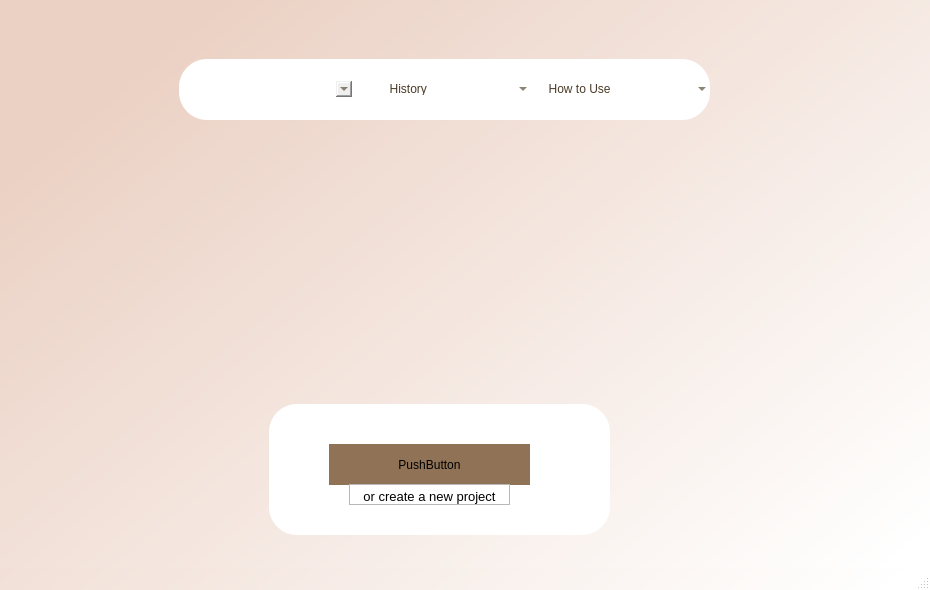
<?xml version="1.0" encoding="UTF-8"?>
<ui version="4.0">
 <class>MainWindow</class>
 <widget class="QMainWindow" name="MainWindow">
  <property name="windowModality">
   <enum>Qt::NonModal</enum>
  </property>
  <property name="enabled">
   <bool>true</bool>
  </property>
  <property name="geometry">
   <rect>
    <x>0</x>
    <y>0</y>
    <width>930</width>
    <height>590</height>
   </rect>
  </property>
  <property name="minimumSize">
   <size>
    <width>100</width>
    <height>200</height>
   </size>
  </property>
  <property name="maximumSize">
   <size>
    <width>1452</width>
    <height>1024</height>
   </size>
  </property>
  <property name="windowTitle">
   <string>MainWindow</string>
  </property>
  <property name="styleSheet">
   <string notr="true">#MainWindow{
background-color: qlineargradient(spread:pad, x1:0.045, y1:0.261, x2:0.988636, y2:0.955, stop:0 rgba(235, 209, 196, 255), stop:1 rgba(255, 255, 255, 255));
width: fit-content;
heigth: fit-content;
block-size: fit-content;
}
</string>
  </property>
  <widget class="QWidget" name="centralwidget">
   <property name="styleSheet">
    <string notr="true">#centralwidget{
background-color: qlineargradient(spread:pad, x1:0.045, y1:0.261, x2:0.988636, y2:0.955, stop:0 rgba(235, 209, 196, 255), stop:1 rgba(255, 255, 255, 255));
width: fit-content;
heigth: fit-content;
block-size: fit-content;
}</string>
   </property>
   <widget class="QWidget" name="widget" native="true">
    <property name="geometry">
     <rect>
      <x>-1</x>
      <y>-1</y>
      <width>931</width>
      <height>601</height>
     </rect>
    </property>
    <property name="styleSheet">
     <string notr="true">width: fit-content;
block-size: fit-content;</string>
    </property>
    <layout class="QVBoxLayout" name="verticalLayout">
     <item>
      <widget class="QWidget" name="widget_2" native="true">
       <widget class="QWidget" name="threeBtn" native="true">
        <property name="geometry">
         <rect>
          <x>180</x>
          <y>60</y>
          <width>531</width>
          <height>61</height>
         </rect>
        </property>
        <property name="styleSheet">
         <string notr="true">#threeBtn{
background-color: rgb(255, 255, 255);
border-radius:28px;
}
</string>
        </property>
        <layout class="QHBoxLayout" name="horizontalLayout">
         <item>
          <widget class="QComboBox" name="myProjects">
           <property name="minimumSize">
            <size>
             <width>25</width>
             <height>0</height>
            </size>
           </property>
           <property name="toolTip">
            <string/>
           </property>
           <property name="styleSheet">
            <string notr="true">#myProjects{
border-radius:4px;
font: 600 12pt &quot;Segoe UI&quot;;
color:#4A3B28;
}
#myProjects::drop-down{
image:url(:/images/arrowdown.png);
width: 20px;
height: 20px;
}
#myProjects QAbstractItemView {
background-color: rgba(255, 255, 255, 0.75);
border-bottom-left-radius: 15px;
border-bottom-right-radius: 15px;
padding: 10px;
outline: none;
}
#myProjects QAbstractItemView::item {
background-color: #FFFFFF;
color: #4A3B28;
text-align: center;
    }
#myProjects.comboBoxClass QLineEdit {
    text-align: center;
}
QListView{
    border:                 none;
    color:                      rgb(87, 96, 134);
    background-color:   rgb(255, 255, 255);
    font-weight:            bold;
    selection-background-color: rgb(47, 175, 178);
    show-decoration-selected: 1;
    margin-left:                -10px;
    padding-left    :           15px;
}

QListView::item:hover{

    background-color:   rgb(47, 175, 178);
    border:                 none;
}</string>
           </property>
          </widget>
         </item>
         <item>
          <widget class="QComboBox" name="history">
           <property name="styleSheet">
            <string notr="true">#history{
border-radius:4px;
font: 600 12pt &quot;Segoe UI&quot;;
color:#4A3B28;
background: transparent;
}
#history::drop-down{
image:url(:/images/arrowdown.png);
width: 20px;
height: 20px;
}
#history QAbstractItemView {
background-color: rgba(255, 255, 255, 0.75);
border-bottom-left-radius: 15px;
border-bottom-right-radius: 15px;
padding: 10px;
outline: none;
}
#history QAbstractItemView::item {
background-color: #FFFFFF;
color: #4A3B28;
text-align: center;
    }
#history.comboBoxClass QLineEdit {
    text-align: center;
}</string>
           </property>
           <item>
            <property name="text">
             <string>        History</string>
            </property>
           </item>
          </widget>
         </item>
         <item>
          <widget class="QComboBox" name="howtoUse">
           <property name="styleSheet">
            <string notr="true">#howtoUse{
border-radius:4px;
font: 600 12pt &quot;Segoe UI&quot;;
color:#4A3B28;
background: transparent;
}
#howtoUse::drop-down{
image:url(:/images/arrowdown.png);
width: 20px;
height: 20px;
}
#howtoUse QAbstractItemView {
background-color: rgba(255, 255, 255, 0.75);
border-bottom-left-radius: 15px;
border-bottom-right-radius: 15px;
padding: 10px;
outline: none;
}
#howtoUse QAbstractItemView::item {
background-color: #FFFFFF;
color: #4A3B28;
text-align: center;
    }
#howtoUse.comboBoxClass QLineEdit {
    text-align: center;
}</string>
           </property>
           <item>
            <property name="text">
             <string>  How to Use</string>
            </property>
           </item>
          </widget>
         </item>
        </layout>
       </widget>
      </widget>
     </item>
     <item>
      <widget class="QWidget" name="widget_3" native="true">
       <widget class="QWidget" name="widget_6" native="true">
        <property name="geometry">
         <rect>
          <x>170</x>
          <y>20</y>
          <width>551</width>
          <height>151</height>
         </rect>
        </property>
        <property name="styleSheet">
         <string notr="true">background-image:url(:/images/Crackterize.png);
background-repeat: no-repeat; 
background-position: center;</string>
        </property>
       </widget>
      </widget>
     </item>
     <item>
      <widget class="QWidget" name="widget_4" native="true">
       <widget class="QWidget" name="widgetUpload" native="true">
        <property name="geometry">
         <rect>
          <x>270</x>
          <y>0</y>
          <width>341</width>
          <height>131</height>
         </rect>
        </property>
        <property name="styleSheet">
         <string notr="true">#widgetUpload{
background-color: rgb(255, 255, 255);
border-radius:28px;
}
</string>
        </property>
        <widget class="QPushButton" name="uploadImg">
         <property name="geometry">
          <rect>
           <x>60</x>
           <y>40</y>
           <width>201</width>
           <height>41</height>
          </rect>
         </property>
         <property name="styleSheet">
          <string notr="true">#uploadImg{
background-color: rgb(144, 115, 87);
border-radius:28px;
}
</string>
         </property>
         <property name="text">
          <string>PushButton</string>
         </property>
        </widget>
        <widget class="QTextEdit" name="textEdit">
         <property name="geometry">
          <rect>
           <x>80</x>
           <y>80</y>
           <width>161</width>
           <height>21</height>
          </rect>
         </property>
         <property name="html">
          <string>&lt;!DOCTYPE HTML PUBLIC &quot;-//W3C//DTD HTML 4.0//EN&quot; &quot;http://www.w3.org/TR/REC-html40/strict.dtd&quot;&gt;
&lt;html&gt;&lt;head&gt;&lt;meta name=&quot;qrichtext&quot; content=&quot;1&quot; /&gt;&lt;meta charset=&quot;utf-8&quot; /&gt;&lt;style type=&quot;text/css&quot;&gt;
p, li { white-space: pre-wrap; }
hr { height: 1px; border-width: 0; }
li.unchecked::marker { content: &quot;\2610&quot;; }
li.checked::marker { content: &quot;\2612&quot;; }
&lt;/style&gt;&lt;/head&gt;&lt;body style=&quot; font-family:'Segoe UI'; font-size:9pt; font-weight:400; font-style:normal;&quot;&gt;
&lt;p align=&quot;center&quot; style=&quot; margin-top:0px; margin-bottom:0px; margin-left:0px; margin-right:0px; -qt-block-indent:0; text-indent:0px;&quot;&gt;&lt;span style=&quot; font-size:10pt;&quot;&gt;or create a new project&lt;/span&gt;&lt;/p&gt;&lt;/body&gt;&lt;/html&gt;</string>
         </property>
        </widget>
       </widget>
      </widget>
     </item>
    </layout>
   </widget>
  </widget>
  <widget class="QStatusBar" name="statusbar"/>
 </widget>
 <resources>
  <include location="images/images.qrc"/>
 </resources>
 <connections/>
</ui>
